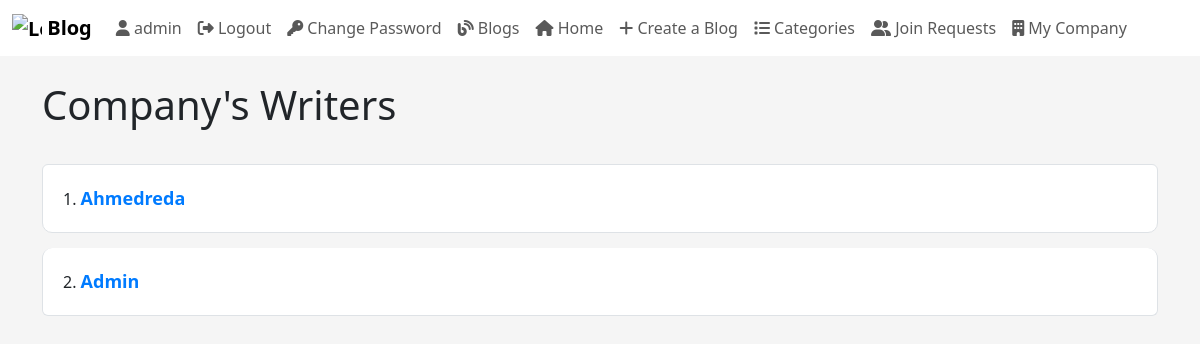
/blog/companyWriters (signed in), run on an earlier commit of the app's database.
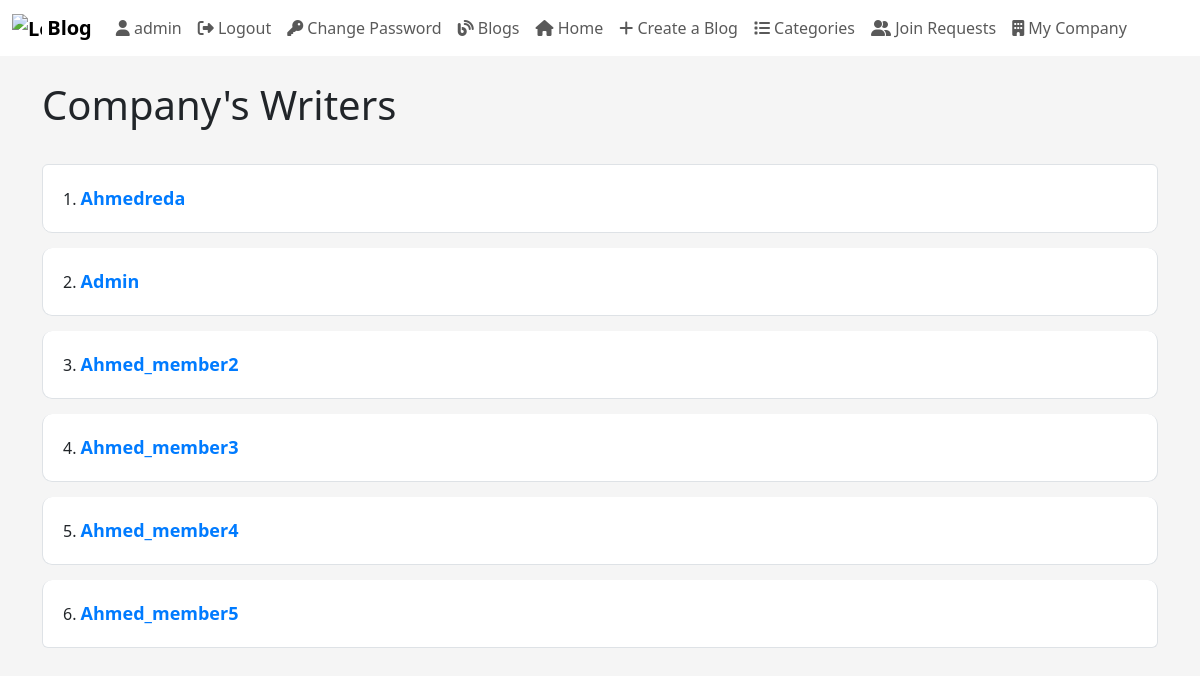
And on a later commit of the database.
### myApp/models.py (models this page shows)
class UserProfile(models.Model):
  user = models.OneToOneField(User, on_delete=models.CASCADE)
  company = models.ForeignKey(Company, on_delete=models.SET_NULL, blank=True, null=True)
  auth_level = models.CharField(max_length=10, null=True, choices=[('viewer', 'Viewer'), ('member', 'Member'), ('admin', 'Admin'), ('manager', 'Manager')], default="Member")
  groups = models.ForeignKey(Group, on_delete=models.SET_NULL, null=True, blank=True)
  photo = models.ImageField(upload_to='profile_photos/', blank=True, null=True)

### myApp/views.py (the view)
# urls.py: path("blog/companyWriters", views.companyWriters, name="companyWriters"),
def companyWriters(request):
    thisWriter = UserProfile.objects.get(user=request.user)
    writers = UserProfile.objects.filter(company=thisWriter.company)
    context = {"writers": writers, "company": thisWriter.company}  # Add "company" to the context
    return render(request, "blog/companyWriters.html", context)

### myApp/templatetags/my_custom_tags.py (called while the page is built)
@register.filter(name='has_group')
def has_group(user, group_name):
    return user.groups.filter(name=group_name).exists()

### myApp/templates/Blog/companyWriters.html (shortened to what this page needs)
<!DOCTYPE html>
<html lang="en">
	{% load static %} {% load crispy_forms_tags %}
	<head>
		<link href="{% static 'css/bootstrap.css' %}" rel="stylesheet" />
		<link href="{% static 'css/home.css' %}" rel="stylesheet" />
	</head>
	<body>
		{% include "Blog/blogNavBar.html" %}
		<div class="container-md">
			<h1 style="margin: 25px 0 20px 0">Company's Writers</h1>
			<ol class="list-group list-group-numbered">
				{% for writer in writers %}
				<li class="list-group-item container">
					<a href="#" style="font-size: 18px">{{ writer.user.username|capfirst}}</a>
				</li>
				{% endfor%}
			</ol>
		</div>
	</body>
</html>

What changed in the data, as far as the page shows it:
added UserProfile: user.username "Ahmed_member2"
added UserProfile: user.username "Ahmed_member3"
added UserProfile: user.username "Ahmed_member4"
added UserProfile: user.username "Ahmed_member5"
